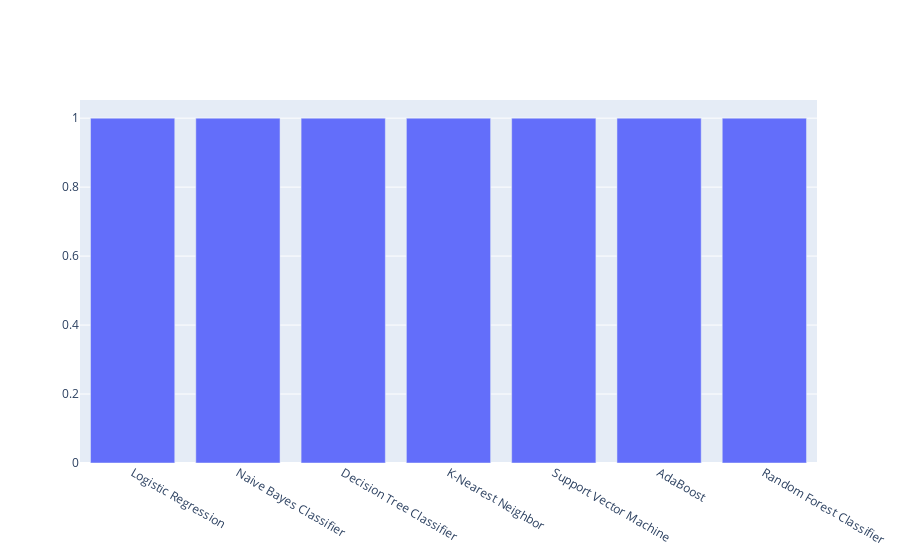

Write notebook code for a chart like this one.
### Code cell
%matplotlib inline
fig = plt.figure(figsize=(5, 10))
models=['Logistic Regression','Naive Bayes Classifier','Decision Tree Classifier','K-Nearest Neighbor','Support Vector Machine','AdaBoost','Random Forest Classifier']
fig = go.Figure(data=[go.Bar(name='recall_score', x=models, y=[LR_f,NB_f,DT_f,knn_f,svm_f,adb_f,RF_f])])
fig.show()

### Figure 1 — Plotly figure (JSON) as saved in the notebook; plotly's stock layout.template omitted (floating-point values rounded to 4 significant figures)
{"data": [{"name": "recall_score", "type": "bar", "x": ["Logistic Regression", "Naive Bayes Classifier", "Decision Tree Classifier", "K-Nearest Neighbor", "Support Vector Machine", "AdaBoost", "Random Forest Classifier"], "y": [1, 1, 1, 1, 1, 1, 1]}], "layout": {}}
